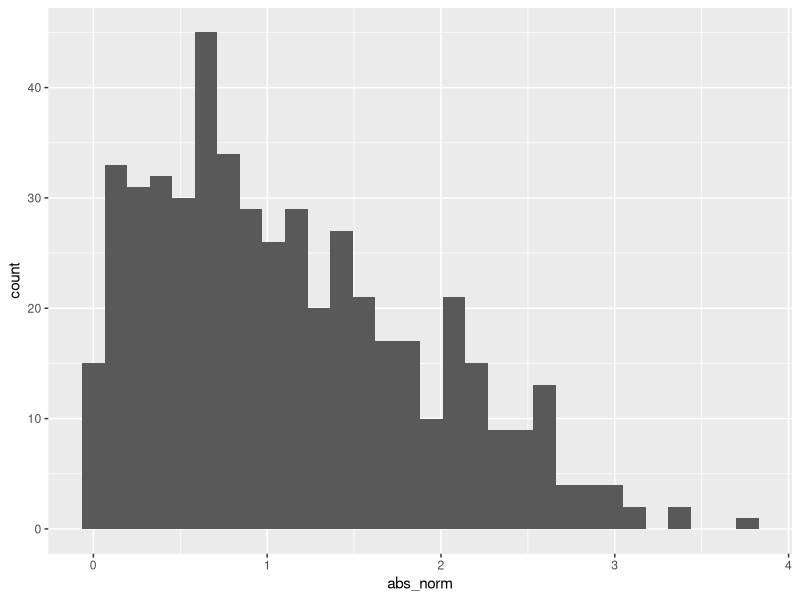

The R script that drew this image:
## ---- chunk 1
library(tidyverse)
## ---- chunk 2
samp = rnorm(100)
length(samp)
## ---- chunk 3
plot_df =
  tibble(
    x = rnorm(n = 1000),
    y = 1 + 2 * x + rnorm(n=1000)
  )
## ---- chunk 4
la_df =
  tibble(
    norm = rnorm(n = 500, mean = 1),
    logical = norm > 0,
    abs_norm = abs(norm)
  )

ggplot(la_df, aes(x = abs_norm)) + geom_histogram()
